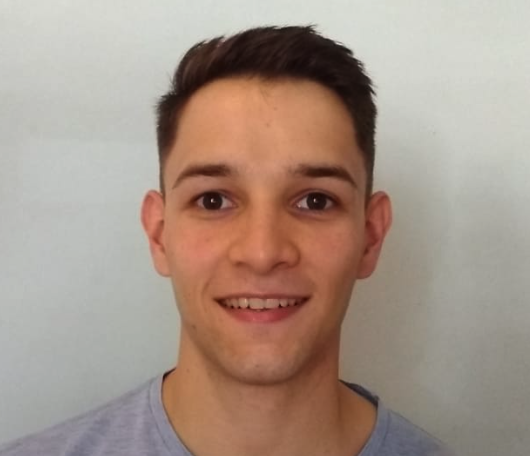
#> input picture image.png, 530 x 456 px
$ python image_detection.py
#> lines starting #> are read from the running program, lines starting #| are printed output that depends on the picture; after the words box and inside, x2 and y2 are one past the last pixel; in counts of white or black regions, pixels touching at a corner belong together
import cv2


# Loads image variables and indicates the name of the popup screen
image_path = "image.png"
title = f"Detected Objects in {image_path}"
original_image = cv2.imread(image_path)
#> original_image is the input picture: shape (456, 530, 3); mean B, G, R 136.2, 148.2, 166.6

# Transforms the image to grayscale to improve the match
gray_image = cv2.cvtColor(original_image, cv2.COLOR_RGB2GRAY)
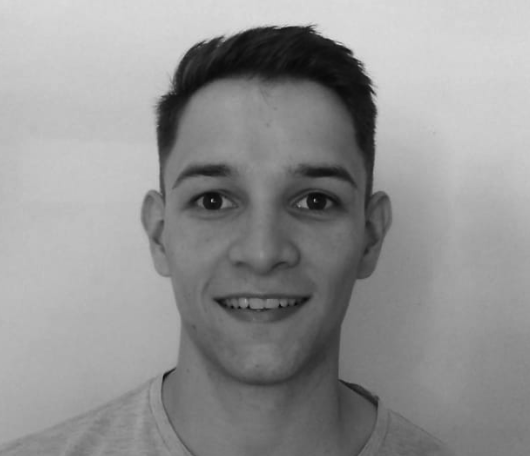
#> gray_image: shape (456, 530); min 5, max 220, mean 146.7

# Load the Haar Cascade classifier that has positive and negative images of the object to be detected
haar_cascade_classifier_eye = cv2.CascadeClassifier(f"{cv2.data.haarcascades}haarcascade_eye.xml")
haar_cascade_classifier_face = cv2.CascadeClassifier(f"{cv2.data.haarcascades}haarcascade_frontalface_default.xml")

# Generates a list that contains within a list for each element detected according to the Haar cascade classifier
# Each list has 4 parameters: position in x, position in y, width and height of the detected element.
detected_eye = haar_cascade_classifier_eye.detectMultiScale(gray_image, minSize = (55, 55), maxSize = (150, 150))
#> detected_eye = [[174, 164, 72, 72], [278, 165, 71, 71]]
detected_face = haar_cascade_classifier_face.detectMultiScale(gray_image, minSize = (300, 300), maxSize = (450, 450))
#> detected_face = [[90, 68, 343, 343]]

# Draw a rectangle on each detected element
if (len(detected_eye) > 0) or (len(detected_face) > 0):
    for variable in detected_eye, detected_face:
        for (x, y, width, height) in variable:
            # Rectangle parameters: image, start coordinates, end coordinates, color, thickness
            cv2.rectangle(original_image, (x, y), (x + height, y + width), (0, 255, 0), 1)
#> this loop made 2 passes
#> variable on passes 1 to 2: [[174, 164, 72, 72], [278, 165, 71, 71]], [[90, 68, 343, 343]]
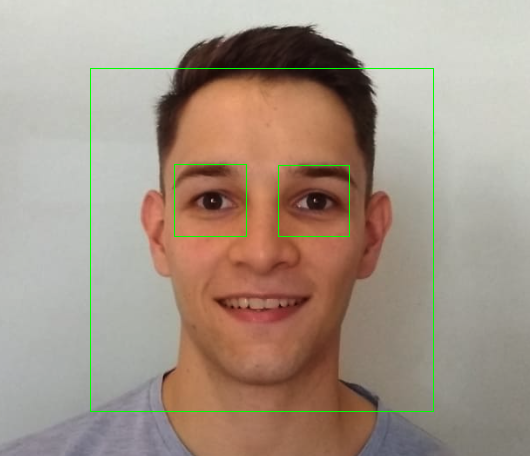
#> original_image: shape (456, 530, 3); 0.8% of pixels changed, all inside (x1, y1, x2, y2) = (90, 68, 434, 412)

# Create a screen with the given title and automatic size
cv2.namedWindow(title, cv2.WINDOW_NORMAL)
# Show the image
cv2.imshow(title, original_image)
# Change the size of the popup window
cv2.resizeWindow(title, 600, 500)
# Wait until any key is pressed
cv2.waitKey(0)
cv2.destroyAllWindows()
